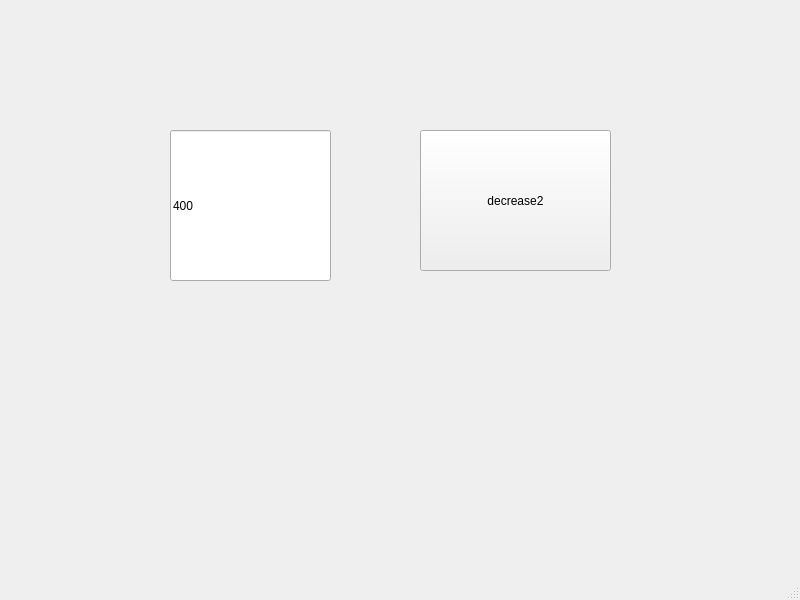
<?xml version="1.0" encoding="UTF-8"?>
<ui version="4.0">
 <class>MainWindow</class>
 <widget class="QMainWindow" name="MainWindow">
  <property name="geometry">
   <rect>
    <x>0</x>
    <y>0</y>
    <width>800</width>
    <height>600</height>
   </rect>
  </property>
  <property name="windowTitle">
   <string>MainWindow</string>
  </property>
  <widget class="QWidget" name="centralwidget">
   <widget class="QPushButton" name="pb">
    <property name="geometry">
     <rect>
      <x>420</x>
      <y>130</y>
      <width>191</width>
      <height>141</height>
     </rect>
    </property>
    <property name="text">
     <string>decrease2</string>
    </property>
   </widget>
   <widget class="QLineEdit" name="le">
    <property name="geometry">
     <rect>
      <x>170</x>
      <y>130</y>
      <width>161</width>
      <height>151</height>
     </rect>
    </property>
    <property name="text">
     <string>400</string>
    </property>
   </widget>
  </widget>
  <widget class="QMenuBar" name="menubar">
   <property name="geometry">
    <rect>
     <x>0</x>
     <y>0</y>
     <width>800</width>
     <height>21</height>
    </rect>
   </property>
  </widget>
  <widget class="QStatusBar" name="statusbar"/>
 </widget>
 <resources/>
 <connections/>
</ui>
